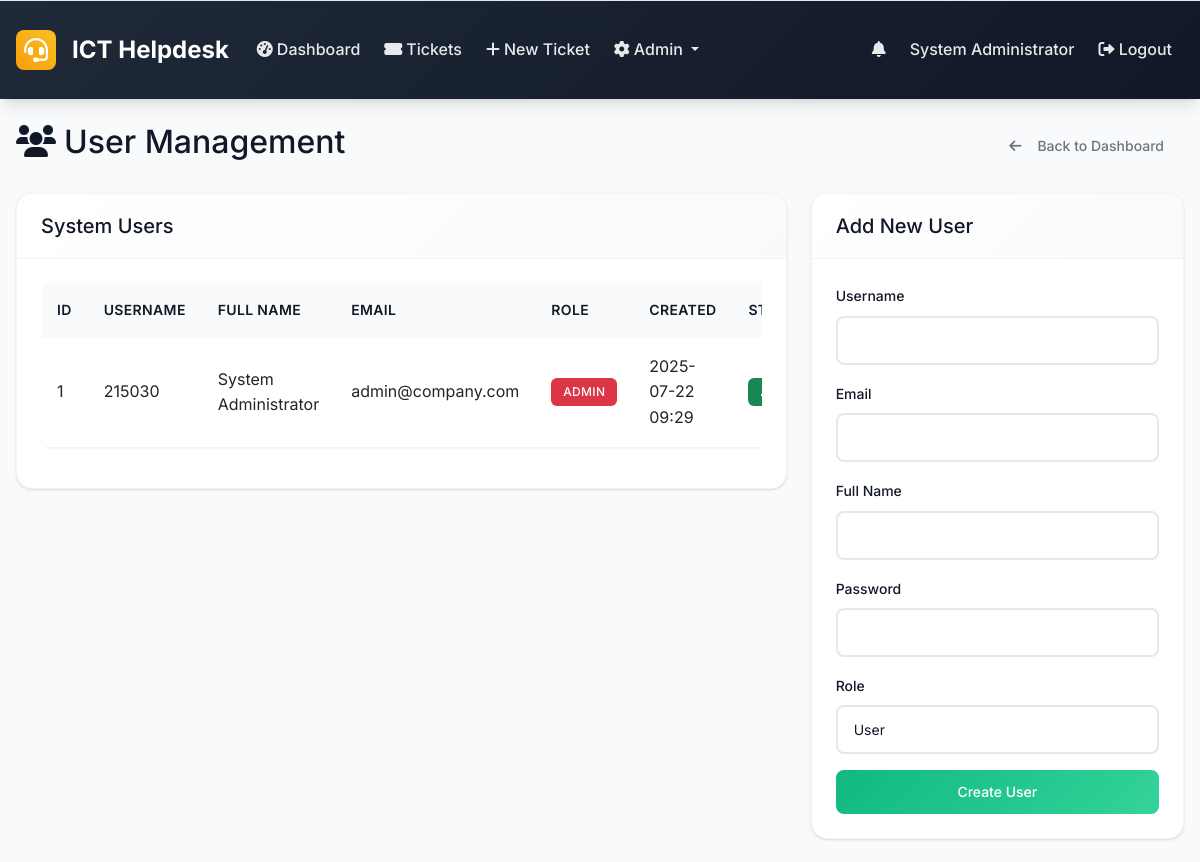
Before: /admin/users (signed in, upper part) with the older database file.
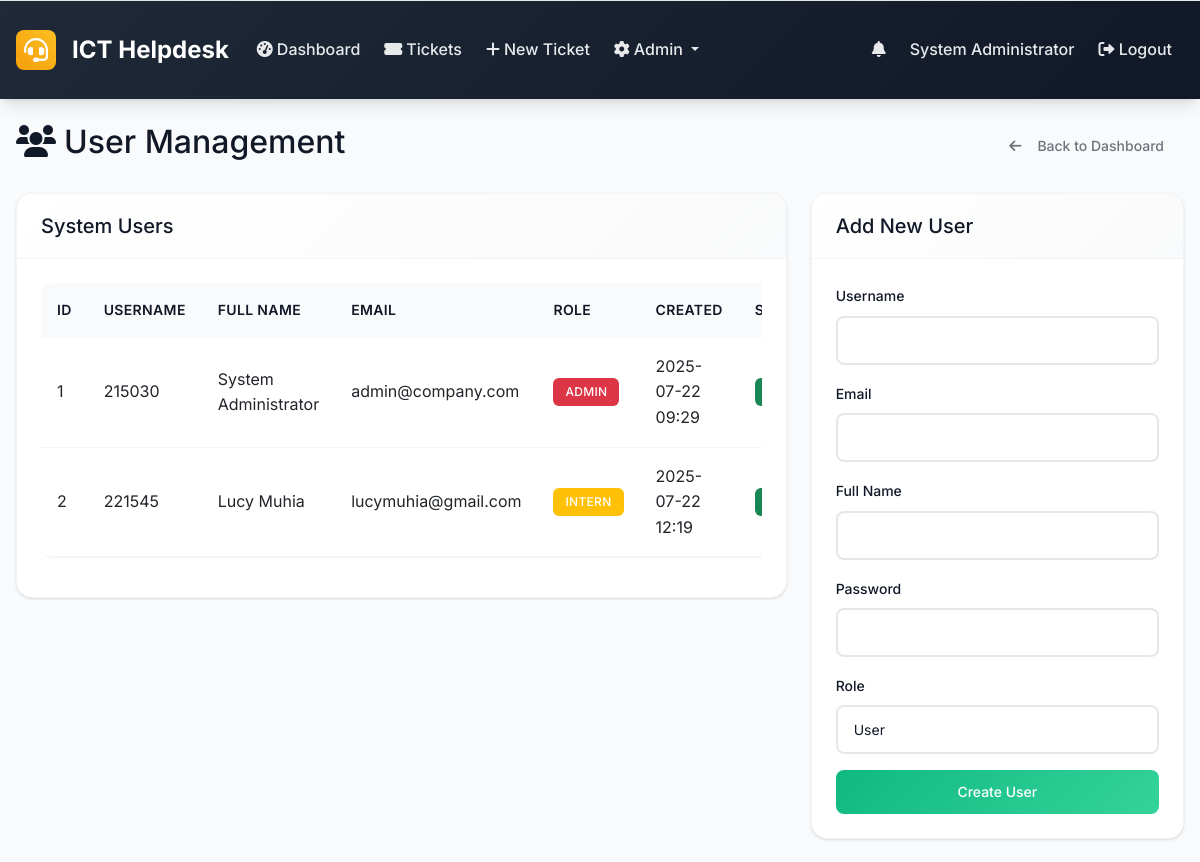
After: the same page with the newer database file.
### models.py (models this page shows, shortened)
class User(UserMixin, db.Model):
    id = db.Column(db.Integer, primary_key=True)
    username = db.Column(db.String(64), unique=True, nullable=False)
    email = db.Column(db.String(120), unique=True, nullable=False)
    password_hash = db.Column(db.String(256), nullable=False)
    full_name = db.Column(db.String(100), nullable=False)
    role = db.Column(db.String(20), nullable=False, default='user')  # admin, intern, user
    created_at = db.Column(db.DateTime, default=datetime.utcnow)
    is_active = db.Column(db.Boolean, default=True)
    is_verified = db.Column(db.Boolean, default=False)
    verification_token = db.Column(db.String(128), nullable=True)
    tickets_created = db.relationship('Ticket', foreign_keys='Ticket.created_by_id', backref='creator', lazy='dynamic')
    assigned_tickets = db.relationship('Ticket', secondary='ticket_assignees', back_populates='assignees', lazy='selectin')
    comments = db.relationship('Comment', backref='author', lazy='dynamic')

### routes.py (the view)
@app.route('/admin/users')
@login_required
def user_management():
    if current_user.role != 'admin':
        abort(403)
    users = User.query.all()
    form = UserManagementForm()
    admin_user_form = AdminUserForm()
    category_form = CategoryForm()
    categories = Category.query.all()
    return render_template('user_management.html', users=users, form=form,
                         admin_user_form=admin_user_form, category_form=category_form, categories=categories)

### forms.py
class UserManagementForm(FlaskForm):
    user_id = IntegerField('User ID', validators=[DataRequired()])
    new_password = PasswordField('New Password', validators=[DataRequired(), Length(min=6)])
    confirm_password = PasswordField('Confirm Password', validators=[DataRequired(), EqualTo('new_password')])
    submit = SubmitField('Update Password')

class AdminUserForm(FlaskForm):
    username = StringField('Username', validators=[DataRequired(), Length(min=4, max=20)])
    email = StringField('Email', validators=[DataRequired(), Email()])
    full_name = StringField('Full Name', validators=[DataRequired(), Length(max=100)])
    password = PasswordField('Password', validators=[DataRequired(), Length(min=6)])
    role = SelectField('Role', choices=[('user', 'User'), ('intern', 'Intern'), ('admin', 'Admin')], default='user')
    submit = SubmitField('Create User')

### app.py (called while the page is built)
@login_manager.user_loader
def load_user(user_id):
    from models import User
    return User.query.get(int(user_id))

@app.context_processor
def inject_now():
    return {'now': datetime.utcnow}

### routes.py (called while the page is built)
@app.context_processor
def inject_datetime():
    return dict(datetime=datetime)

### templates/user_management.html (shortened to what this page needs)
{% extends "base.html" %}
{% block content %}
<div class="d-flex justify-content-between align-items-center mb-4">
    <h2><i class="fas fa-users me-2"></i>User Management</h2>
    <a href="{{ url_for('admin_dashboard') }}" class="btn btn-outline-secondary">
        <i class="fas fa-arrow-left me-2"></i>Back to Dashboard
    </a>
</div>
<div class="row">
    <div class="col-md-8">
        <div class="card">
            <div class="card-header">
                <h5 class="mb-0">System Users</h5>
            </div>
            <div class="card-body">
                <div class="table-responsive">
                    <table class="table table-hover">
                        <thead>
                            <tr>
                                <th>ID</th>
                                <th>Username</th>
                                <th>Full Name</th>
                                <th>Email</th>
                                <th>Role</th>
                                <th>Created</th>
                                <th>Status</th>
                            </tr>
                        </thead>
                        <tbody>
                            {% for user in users %}
                            <tr>
                                <td>{{ user.id }}</td>
                                <td>{{ user.username }}</td>
                                <td>{{ user.full_name }}</td>
                                <td>{{ user.email }}</td>
                                <td>
                                    <span class="badge bg-{{ 'danger' if user.role == 'admin' else 'warning' if user.role == 'intern' else 'secondary' }}">
                                        {{ user.role.title() }}
                                    </span>
                                </td>
                                <td>{{ user.created_at|format_datetime }}</td>
                                <td>
                                    <span class="badge bg-{{ 'success' if user.is_active else 'secondary' }}">
                                    </span>
                                </td>
                            </tr>
                            {% endfor %}
                        </tbody>
                    </table>
                </div>
            </div>
        </div>
    </div>
    <div class="col-md-4">
        <div class="card mb-4">
            <div class="card-header">
                <h5 class="mb-0">Add New User</h5>
            </div>
            <div class="card-body">
                <form method="POST" action="{{ url_for('create_user') }}">
                    <div class="mb-3">
                        {{ admin_user_form.username.label(class="form-label") }}
                        {{ admin_user_form.username(class="form-control") }}
                    </div>
                    <div class="mb-3">
                        {{ admin_user_form.email.label(class="form-label") }}
                        {{ admin_user_form.email(class="form-control") }}
                    </div>
                    <div class="mb-3">
                        {{ admin_user_form.full_name.label(class="form-label") }}
                        {{ admin_user_form.full_name(class="form-control") }}
                    </div>
                    <div class="mb-3">
                        {{ admin_user_form.password.label(class="form-label") }}
                        {{ admin_user_form.password(class="form-control") }}
                    </div>
                    <div class="mb-3">
                        {{ admin_user_form.role.label(class="form-label") }}
                        {{ admin_user_form.role(class="form-control") }}
                    </div>
                    <div class="d-grid">
                        {{ admin_user_form.submit(class="btn btn-success") }}
                    </div>
                </form>
            </div>
        </div>
    </div>
</div>
{% endblock %}

### templates/base.html (shortened to what this page needs)
<!DOCTYPE html>
<html lang="en">
<head>
    <link href="https://cdn.jsdelivr.net/npm/bootstrap@5.3.0/dist/css/bootstrap.min.css" rel="stylesheet">
    <link href="https://cdnjs.cloudflare.com/ajax/libs/font-awesome/6.0.0/css/all.min.css" rel="stylesheet">
    <link href="{{ url_for('static', filename='css/custom.css') }}" rel="stylesheet">
</head>
<body>
    <nav class="navbar navbar-expand-lg navbar-dark footer-sky">
        <div class="container-fluid px-3">
            <a class="navbar-brand" href="{{ url_for('index') }}">
                <i class="fas fa-headset me-2"></i>ICT Helpdesk
            </a>
            <div class="collapse navbar-collapse" id="navbarNav">
                <ul class="navbar-nav me-auto mb-2 mb-lg-0">
                    {% if current_user.is_authenticated %}
                    <li class="nav-item">
                        <a class="nav-link" href="{{ url_for('dashboard') }}">
                            <i class="fas fa-tachometer-alt me-1"></i>Dashboard
                        </a>
                    </li>
                    <li class="nav-item">
                        <a class="nav-link" href="{{ url_for('tickets_list') }}">
                            <i class="fas fa-ticket-alt me-1"></i>Tickets
                        </a>
                    </li>
                    <li class="nav-item">
                        <a class="nav-link" href="{{ url_for('new_ticket') }}">
                            <i class="fas fa-plus me-1"></i>New Ticket
                        </a>
                    </li>
                    {% if current_user.role == 'admin' %}
                    <li class="nav-item dropdown">
                        <a class="nav-link dropdown-toggle" href="#" role="button" data-bs-toggle="dropdown" aria-expanded="false">
                            <i class="fas fa-cog me-1"></i>Admin
                        </a>
                    </li>
                    {% endif %}
                    {% endif %}
                </ul>
                <ul class="navbar-nav ms-auto mb-2 mb-lg-0">
                    {% if current_user.is_authenticated %}
                    {% if current_user.role in ['admin', 'intern'] %}
                    <li class="nav-item dropdown">
                        <a class="nav-link position-relative" href="#" id="notificationsDropdown" role="button" data-bs-toggle="dropdown" aria-expanded="false">
                            <i class="fas fa-bell"></i>
                        </a>
                    </li>
                    {% endif %}
                    <li class="nav-item">
                        <span class="nav-link">{{ current_user.full_name }}</span>
                    </li>
                    <li class="nav-item">
                        <a class="nav-link" href="{{ url_for('logout') }}"><i class="fas fa-sign-out-alt"></i> Logout</a>
                    </li>
                    {% endif %}
                </ul>
            </div>
        </div>
    </nav>
    <main class="container-fluid my-4 px-3">
        {% block content %}{% endblock %}
    </main>
</body>
</html>

Changed rows visible on the page:
added User: id "2", username "221545", full_name "Lucy Muhia", email "lucymuhia@gmail.com", role "INTERN", created_at "2025-07-22 12:19"
